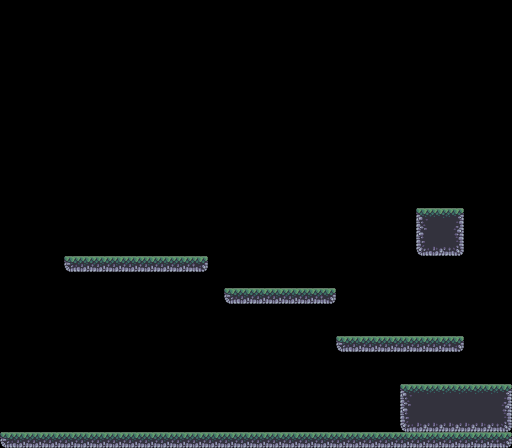

This game map was drawn from its Tiled (.tmx) file and the tilesets committed beside it. A one-line description and the full map source follow:
An orthogonal 32x28 tile map with 16x16 px tiles, 1 tile layer (Capa de patrones 1).

<map version="1.10" tiledversion="1.10.2" orientation="orthogonal" renderorder="right-down" width="32" height="28" tilewidth="16" tileheight="16" infinite="0" nextlayerid="2" nextobjectid="1">
 <tileset firstgid="1" source="TerrainEntrega1.tsx" />
 <layer id="1" name="Capa de patrones 1" width="32" height="28">
  <data encoding="csv">
0,0,0,0,0,0,0,0,0,0,0,0,0,0,0,0,0,0,0,0,0,0,0,0,0,0,0,0,0,0,0,0,
0,0,0,0,0,0,0,0,0,0,0,0,0,0,0,0,0,0,0,0,0,0,0,0,0,0,0,0,0,0,0,0,
0,0,0,0,0,0,0,0,0,0,0,0,0,0,0,0,0,0,0,0,0,0,0,0,0,0,0,0,0,0,0,0,
0,0,0,0,0,0,0,0,0,0,0,0,0,0,0,0,0,0,0,0,0,0,0,0,0,0,0,0,0,0,0,0,
0,0,0,0,0,0,0,0,0,0,0,0,0,0,0,0,0,0,0,0,0,0,0,0,0,0,0,0,0,0,0,0,
0,0,0,0,0,0,0,0,0,0,0,0,0,0,0,0,0,0,0,0,0,0,0,0,0,0,0,0,0,0,0,0,
0,0,0,0,0,0,0,0,0,0,0,0,0,0,0,0,0,0,0,0,0,0,0,0,0,0,0,0,0,0,0,0,
0,0,0,0,0,0,0,0,0,0,0,0,0,0,0,0,0,0,0,0,0,0,0,0,0,0,0,0,0,0,0,0,
0,0,0,0,0,0,0,0,0,0,0,0,0,0,0,0,0,0,0,0,0,0,0,0,0,0,0,0,0,0,0,0,
0,0,0,0,0,0,0,0,0,0,0,0,0,0,0,0,0,0,0,0,0,0,0,0,0,0,0,0,0,0,0,0,
0,0,0,0,0,0,0,0,0,0,0,0,0,0,0,0,0,0,0,0,0,0,0,0,0,0,0,0,0,0,0,0,
0,0,0,0,0,0,0,0,0,0,0,0,0,0,0,0,0,0,0,0,0,0,0,0,0,0,0,0,0,0,0,0,
0,0,0,0,0,0,0,0,0,0,0,0,0,0,0,0,0,0,0,0,0,0,0,0,0,0,0,0,0,0,0,0,
0,0,0,0,0,0,0,0,0,0,0,0,0,0,0,0,0,0,0,0,0,0,0,0,0,0,1,2,3,0,0,0,
0,0,0,0,0,0,0,0,0,0,0,0,0,0,0,0,0,0,0,0,0,0,0,0,0,0,18,19,20,0,0,0,
0,0,0,0,0,0,0,0,0,0,0,0,0,0,0,0,0,0,0,0,0,0,0,0,0,0,35,36,37,0,0,0,
0,0,0,0,52,53,53,53,53,53,53,53,54,0,0,0,0,0,0,0,0,0,0,0,0,0,0,0,0,0,0,0,
0,0,0,0,0,0,0,0,0,0,0,0,0,0,0,0,0,0,0,0,0,0,0,0,0,0,0,0,0,0,0,0,
0,0,0,0,0,0,0,0,0,0,0,0,0,0,52,53,53,53,53,53,54,0,0,0,0,0,0,0,0,0,0,0,
0,0,0,0,0,0,0,0,0,0,0,0,0,0,0,0,0,0,0,0,0,0,0,0,0,0,0,0,0,0,0,0,
0,0,0,0,0,0,0,0,0,0,0,0,0,0,0,0,0,0,0,0,0,0,0,0,0,0,0,0,0,0,0,0,
0,0,0,0,0,0,0,0,0,0,0,0,0,0,0,0,0,0,0,0,0,52,53,53,53,53,53,53,54,0,0,0,
0,0,0,0,0,0,0,0,0,0,0,0,0,0,0,0,0,0,0,0,0,0,0,0,0,0,0,0,0,0,0,0,
0,0,0,0,0,0,0,0,0,0,0,0,0,0,0,0,0,0,0,0,0,0,0,0,0,0,0,0,0,0,0,0,
0,0,0,0,0,0,0,0,0,0,0,0,0,0,0,0,0,0,0,0,0,0,0,0,0,1,2,2,2,2,2,3,
0,0,0,0,0,0,0,0,0,0,0,0,0,0,0,0,0,0,0,0,0,0,0,0,0,18,19,19,19,19,19,20,
0,0,0,0,0,0,0,0,0,0,0,0,0,0,0,0,0,0,0,0,0,0,0,0,0,35,36,36,36,36,36,37,
52,53,53,53,53,53,53,53,53,53,53,53,53,53,53,53,53,53,53,53,53,53,53,53,53,53,53,53,53,53,53,54
</data>
 </layer>
</map>